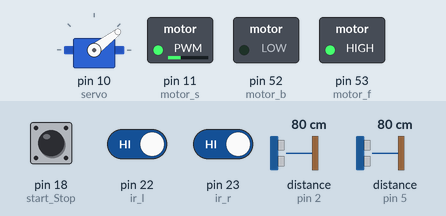
This sketch was run on a simulated Arduino Mega 2560, built with avr-gcc and run on an emulated ATmega2560. Parts: servo, switched loads named in the sketch (green lamp = pin HIGH). Wiring (inferred from the names in the program): 2 × ultrasonic range finder: trigger pin 3, echo pin 2 / trigger pin 4, echo pin 5. The test bench sets the inputs (shaded band); at power-on: pin 22 (ir_l) HIGH, pin 23 (ir_r) HIGH, pin 18 (start_Stop) HIGH, distance to the obstacle (sensors on pin 2, pin 5) 80 cm. The echo pulse lasts 58.3 µs per cm; pins used as bus, display or sensor lines are not drawn.

Above: at 1.2 s.
Timing chart, 0 to 0.1 s (numbered marks = the images above; inputs shaded):
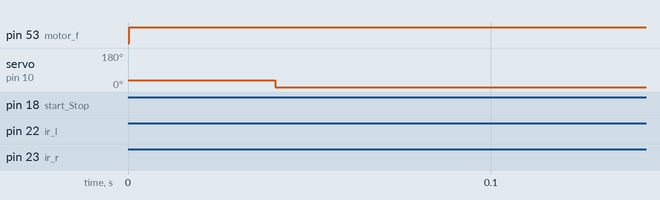

The sketch:

main.ino
```cpp
#include <Servo.h>

Servo myservo;
const byte ir_l=22;
const byte ir_r=23;
const byte echo_f = 2;
const byte trig_f = 3;
const byte echo_r = 5;
const byte trig_r = 4;
const byte echo_l = 6;
const byte trig_l = 7;
const byte motor_f = 53;
const byte motor_b = 52;
const byte motor_s = 11;
const byte servo = 10;
int counter_rotate = 0;
const byte start_Stop = 18;
bool start_p;
float timer;
void stopProgram() {
  digitalWrite(motor_f, LOW);
  digitalWrite(motor_b, LOW);
  myservo.write(37);
  counter_rotate=0;
  start_p=0;
}
void startProgram() {
  analogWrite(motor_s, 80);
  digitalWrite(motor_f, HIGH);
  digitalWrite(motor_b, LOW);
  myservo.write(37);
  start_p=1;
}

int get_destance(int pin_Trig, int pin_Echo){
  long Time;
  int Distance;
  digitalWrite(pin_Trig, LOW);
  delayMicroseconds(2);
  digitalWrite(pin_Trig, HIGH);
  delayMicroseconds(10);
  digitalWrite(pin_Trig, LOW);
  Time = pulseIn(pin_Echo, HIGH);
  Time = Time / 2;
  Distance = Time * 0.034;
  return Distance;
}

void right_or_left(){
  analogWrite(motor_s, 80);
  int forward = get_destance(trig_f, echo_f);
  if (forward < 85 && forward != 0){
     delay(15);
     analogWrite(motor_s, 60);
     int right = get_destance(trig_r, echo_r);
     timer=millis();
     if (right >= 150){myservo.write(70);}
     else {myservo.write(0);}
     while(millis()-timer<=2500){
          analogWrite(motor_s, 120);
          ir();
          if(forward>120){
            break;
          }
     }
     analogWrite(motor_s, 80);
     myservo.write(37);
     delay(30);
     counter_rotate += 1;

   }

}


void ir(){
  analogWrite(motor_s, 80);

  if(digitalRead(ir_l)==0){
    myservo.write(0);
    timer=millis();
      while(millis()-timer<=1000){
         analogWrite(motor_s, 100);
         digitalWrite(motor_f, LOW);
         digitalWrite(motor_b, HIGH);
          }

      myservo.write(37);
     delay(300);
     digitalWrite(motor_b, LOW);
     digitalWrite(motor_f, HIGH);

    }
  if(digitalRead(ir_r)==0){
    myservo.write(70);
    timer=millis();
      while(millis()-timer<=1000){
         analogWrite(motor_s, 100);
         digitalWrite(motor_f, LOW);
         digitalWrite(motor_b, HIGH);
          }
      myservo.write(37);
      delay(300);
      analogWrite(motor_s, 80);
     digitalWrite(motor_b, LOW);
     digitalWrite(motor_f, HIGH);

    }
  }
void setup() {
  pinMode(motor_f, OUTPUT);
  pinMode(motor_b, OUTPUT);
  pinMode(motor_s, OUTPUT);
  analogWrite(motor_s, 80);
  myservo.attach(servo);
  myservo.write(37);
  pinMode(trig_f, OUTPUT);
  pinMode(echo_f, INPUT);
  pinMode(trig_l, OUTPUT);
  pinMode(echo_l, INPUT);
  pinMode(trig_r, OUTPUT);
  pinMode(echo_r, INPUT);
  pinMode(start_Stop, INPUT_PULLUP);
  Serial.begin(9600);


}


void loop() {
  if (digitalRead(start_Stop)==1){
    if(counter_rotate != 12)
    {
     startProgram();
     right_or_left();
     ir();
    }
    else if(counter_rotate == 12){
      int forward = get_destance(trig_f, echo_f);
      while (forward > 150){
        startProgram();
        right_or_left();
        ir();
      }
      stopProgram();
    }
    else{
      if (start_p=1)
          {
          stopProgram();
          }
        }
  }

 else{
          stopProgram();
          }
        }
```
